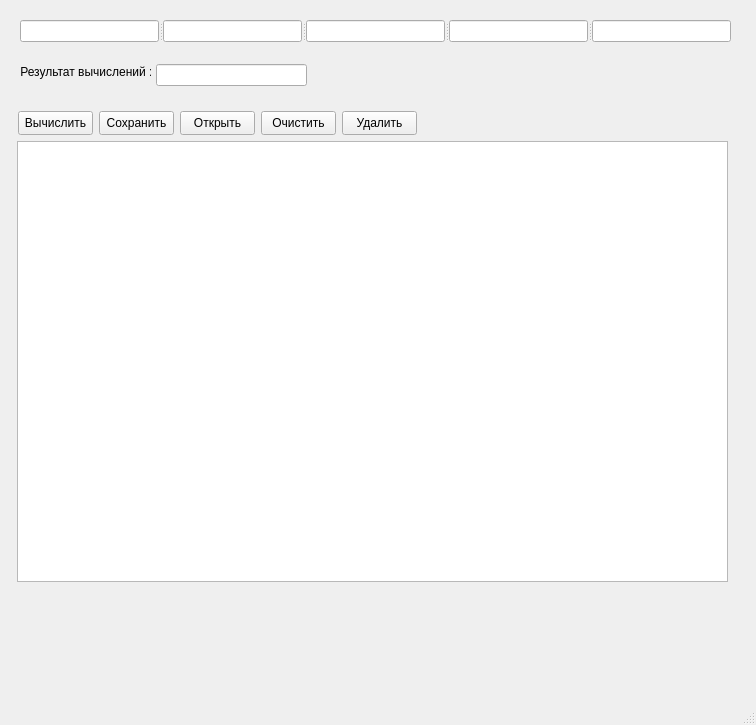
<?xml version="1.0" encoding="UTF-8"?>
<ui version="4.0">
 <class>MainWindow</class>
 <widget class="QMainWindow" name="MainWindow">
  <property name="geometry">
   <rect>
    <x>0</x>
    <y>0</y>
    <width>756</width>
    <height>725</height>
   </rect>
  </property>
  <property name="sizePolicy">
   <sizepolicy hsizetype="Expanding" vsizetype="Expanding">
    <horstretch>75</horstretch>
    <verstretch>35</verstretch>
   </sizepolicy>
  </property>
  <property name="minimumSize">
   <size>
    <width>756</width>
    <height>362</height>
   </size>
  </property>
  <property name="maximumSize">
   <size>
    <width>2024</width>
    <height>2048</height>
   </size>
  </property>
  <property name="sizeIncrement">
   <size>
    <width>758</width>
    <height>362</height>
   </size>
  </property>
  <property name="baseSize">
   <size>
    <width>752</width>
    <height>362</height>
   </size>
  </property>
  <property name="windowTitle">
   <string>Калькулятор среднего значения</string>
  </property>
  <widget class="QWidget" name="centralwidget">
   <widget class="QTableView" name="tableView">
    <property name="geometry">
     <rect>
      <x>17</x>
      <y>141</y>
      <width>711</width>
      <height>441</height>
     </rect>
    </property>
    <property name="minimumSize">
     <size>
      <width>711</width>
      <height>192</height>
     </size>
    </property>
   </widget>
   <widget class="QLineEdit" name="resultLineEdit">
    <property name="geometry">
     <rect>
      <x>156</x>
      <y>64</y>
      <width>151</width>
      <height>22</height>
     </rect>
    </property>
   </widget>
   <widget class="QLabel" name="labelResult">
    <property name="geometry">
     <rect>
      <x>17</x>
      <y>64</y>
      <width>134</width>
      <height>16</height>
     </rect>
    </property>
    <property name="text">
     <string> Результат вычислений :</string>
    </property>
   </widget>
   <widget class="QPushButton" name="calculateButton">
    <property name="geometry">
     <rect>
      <x>18</x>
      <y>111</y>
      <width>75</width>
      <height>24</height>
     </rect>
    </property>
    <property name="text">
     <string>Вычислить</string>
    </property>
   </widget>
   <widget class="QPushButton" name="clearButton">
    <property name="geometry">
     <rect>
      <x>261</x>
      <y>111</y>
      <width>75</width>
      <height>24</height>
     </rect>
    </property>
    <property name="text">
     <string>Очистить</string>
    </property>
   </widget>
   <widget class="QPushButton" name="saveButton">
    <property name="geometry">
     <rect>
      <x>99</x>
      <y>111</y>
      <width>75</width>
      <height>24</height>
     </rect>
    </property>
    <property name="text">
     <string>Сохранить</string>
    </property>
   </widget>
   <widget class="QPushButton" name="deleteButton">
    <property name="geometry">
     <rect>
      <x>342</x>
      <y>111</y>
      <width>75</width>
      <height>24</height>
     </rect>
    </property>
    <property name="text">
     <string>Удалить</string>
    </property>
   </widget>
   <widget class="QPushButton" name="openButton">
    <property name="geometry">
     <rect>
      <x>180</x>
      <y>111</y>
      <width>75</width>
      <height>24</height>
     </rect>
    </property>
    <property name="text">
     <string>Открыть</string>
    </property>
   </widget>
   <widget class="QSplitter" name="splitter">
    <property name="geometry">
     <rect>
      <x>20</x>
      <y>20</y>
      <width>711</width>
      <height>22</height>
     </rect>
    </property>
    <property name="orientation">
     <enum>Qt::Horizontal</enum>
    </property>
    <widget class="QLineEdit" name="lineEdit1">
     <property name="text">
      <string/>
     </property>
     <property name="maxLength">
      <number>82767</number>
     </property>
     <property name="cursorPosition">
      <number>0</number>
     </property>
    </widget>
    <widget class="QLineEdit" name="lineEdit2">
     <property name="maxLength">
      <number>82767</number>
     </property>
    </widget>
    <widget class="QLineEdit" name="lineEdit3">
     <property name="maxLength">
      <number>82767</number>
     </property>
    </widget>
    <widget class="QLineEdit" name="lineEdit4">
     <property name="maxLength">
      <number>82767</number>
     </property>
    </widget>
    <widget class="QLineEdit" name="lineEdit5">
     <property name="maxLength">
      <number>82767</number>
     </property>
    </widget>
   </widget>
  </widget>
  <widget class="QMenuBar" name="menubar">
   <property name="geometry">
    <rect>
     <x>0</x>
     <y>0</y>
     <width>756</width>
     <height>22</height>
    </rect>
   </property>
  </widget>
  <widget class="QStatusBar" name="statusbar"/>
 </widget>
 <resources/>
 <connections/>
</ui>
